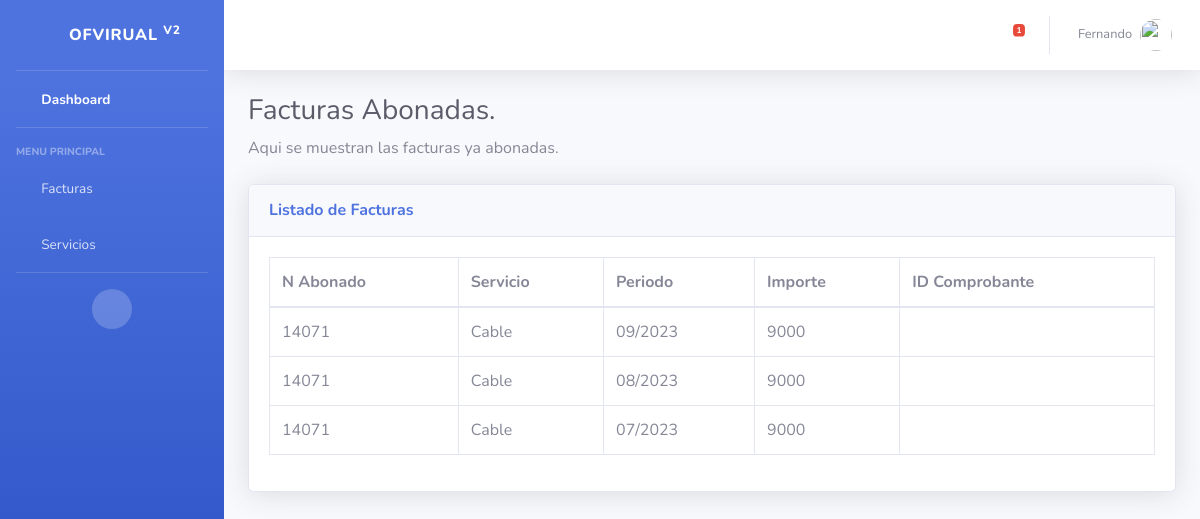
Page /abonados/facturaspagas/ on the committed database.
### abonados/models.py (models this page shows, shortened)
class Facturas(models.Model):
    nAbonado = models.IntegerField()
    nFactura = models.IntegerField()
    monto = models.IntegerField()
    date = models.IntegerField()
    servicio = models.IntegerField()
    pago = models.CharField(max_length=2)

### abonados/views.py (the view)
# urls.py: path('facturaspagas/', facturasPagas, name="facturasPagas"),
def facturasPagas(request):
    context = {'mostrarDashboard': False, 'facturas': Facturas.objects.all()}
    return render(request, "abonados/facturaspagas.html", context)

### abonados/templates/abonados/facturaspagas.html
{% extends 'abonados/home.html' %}
{% block contenido %}
<div class="container-fluid">
                    <h1 class="h3 mb-2 text-gray-800">Facturas Abonadas.</h1>
                    <p class="mb-4">Aqui se muestran las facturas ya abonadas.</p>
                    <div class="card shadow mb-4">
                        <div class="card-header py-3">
                            <h6 class="m-0 font-weight-bold text-primary">Listado de Facturas</h6>
                        </div>
                        <div class="card-body">
                            <div class="table-responsive">
                                <table class="table table-bordered" id="dataTable" width="100%" cellspacing="0">
                                    <thead>
                                        <tr>
                                            <th>N Abonado</th>
                                            <th>Servicio</th>
                                            <th>Periodo</th>
                                            <th>Importe</th>
                                            <th>ID Comprobante</th>
                                        </tr>
                                    </thead>
                                    <tbody>
                                        {% for f in facturas %}
                                        {% if f.nAbonado == 14071 and f.pago == "si" %}
                                            <tr>
                                                <td>{{ f.nAbonado }}</td>
                                                <td>{{ f.servicio }}</td>
                                                <td>{{ f.date }}</td>
                                                <td>{{ f.monto }}</td>
                                                <td>{{ f.comprobante }}</td>
                                            </tr>
                                        {% endif %}
                                    {% endfor %}
                                    </tbody>
                                </table>
                            </div>
                        </div>
                    </div>
                </div>
            </div>
{% endblock contenido %}

### rows in the picture
Facturas: nAbonado "14071", servicio "Cable", date "09/2023", monto "9000"
Facturas: nAbonado "14071", servicio "Cable", date "08/2023", monto "9000"
Facturas: nAbonado "14071", servicio "Cable", date "07/2023", monto "9000"
